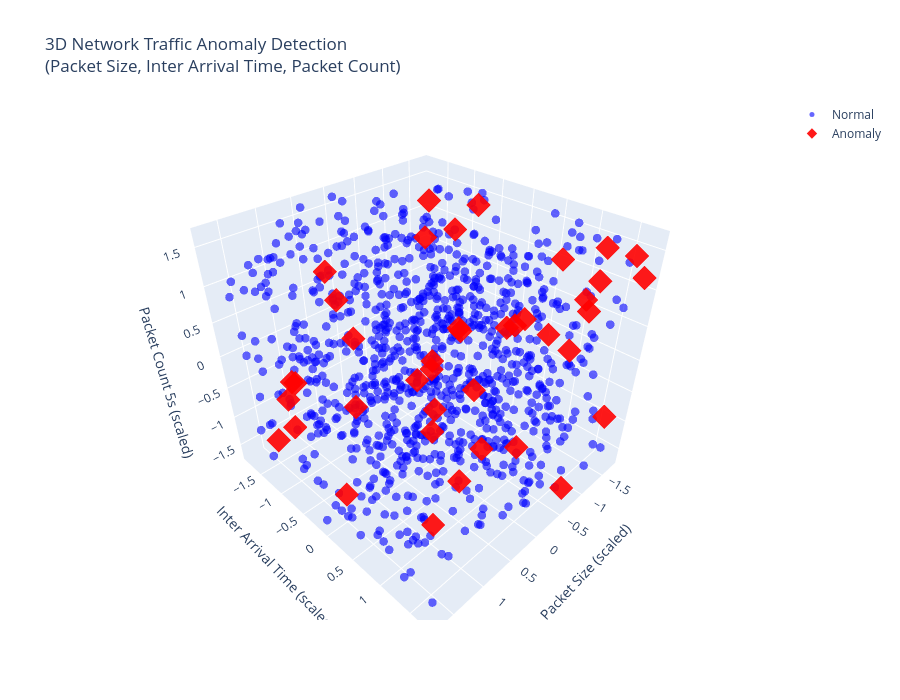

The cell this chart's notebook holds for it:
### Code cell
#4D visualization using 3D scatter plot with color as 4th dimension
import plotly.graph_objects as go
import numpy as np

# Separate normal and anomaly from scaled data
normal = scaled_df[scaled_df['anomaly'] == 1]
anomaly = scaled_df[scaled_df['anomaly'] == -1]

fig = go.Figure()

# Normal points
fig.add_trace(go.Scatter3d(
    x=normal['packet_size'],
    y=normal['inter_arrival_time'],
    z=normal['packet_count_5s'],
    mode='markers',
    name='Normal',
    marker=dict(
        size=5,
        color='blue',
        opacity=0.6
    )
))

# Anomaly points
fig.add_trace(go.Scatter3d(
    x=anomaly['packet_size'],
    y=anomaly['inter_arrival_time'],
    z=anomaly['packet_count_5s'],
    mode='markers',
    name='Anomaly',
    marker=dict(
        size=8,
        color='red',
        opacity=0.9,
        symbol='diamond'
    )
))

# Layout
fig.update_layout(
    title='3D Network Traffic Anomaly Detection<br>(Packet Size, Inter Arrival Time, Packet Count)',
    scene=dict(
        xaxis_title='Packet Size (scaled)',
        yaxis_title='Inter Arrival Time (scaled)',
        zaxis_title='Packet Count 5s (scaled)'
    ),
    width=900,
    height=700
)

fig.show()

### Figure 1 — Plotly figure (JSON) as saved in the notebook; plotly's stock layout.template omitted (floating-point values rounded to 4 significant figures; data arrays with more than 128 entries replaced by an {"elided": "..."} marker saying what was removed)
{"data": [{"marker": {"color": "blue", "opacity": 0.6, "size": 5}, "mode": "markers", "name": "Normal", "type": "scatter3d", "x": {"elided": "960 float values"}, "y": {"elided": "960 float values"}, "z": {"elided": "960 float values"}}, {"marker": {"color": "red", "opacity": 0.9, "size": 8, "symbol": "diamond"}, "mode": "markers", "name": "Anomaly", "type": "scatter3d", "x": [-1.55, -1.714, -1.496, 0.1239, 0.2055, -0.393, -0.6329, 0.05461, 1.655, -1.684, -0.8159, 0.2772, -1.676, 1.113, 1.462, -0.8159, -1.575, -0.8282, -1.046, 1.479, -1.709, -0.2075, 1.647, 1.034, -1.291, 1.113, -1.681, 1.086, 1.524, -1.199, -1.726, 0.2549, 1.145, 1.407, -1.103, -1.728, 1.464, -1.14, -1.654, 1.435], "y": [0.6661, 1.588, -1.474, 1.316, -1.375, -0.01073, 0.386, 0.5912, 0.6387, 1.616, 1.632, 1.536, -1.641, 1.142, -0.8398, 1.437, -0.5975, 1.533, 1.045, -0.8863, 1.194, -0.1854, 1.677, -0.6043, 0.1624, -1.64, -1.725, -0.3705, 0.07316, 1.482, 1.102, 1.582, 1.487, -1.173, -1.217, 1.726, 1.277, -0.3153, -1.037, -1.576], "z": [-0.02262, 1.391, -1.672, 1.156, -1.436, 1.627, -1.672, -1.672, 1.391, -0.9652, -1.672, 1.391, -1.672, -1.201, -0.02262, 0.4487, -1.672, 1.156, 1.391, -0.02262, 0.92, -1.436, 1.156, 1.391, -0.02262, -1.436, 1.156, 1.156, -1.201, 1.627, 0.4487, -0.2583, 1.627, -0.4939, 0.92, 1.156, 1.156, 1.627, -0.7296, -1.436]}], "layout": {"height": 700, "scene": {"xaxis": {"title": {"text": "Packet Size (scaled)"}}, "yaxis": {"title": {"text": "Inter Arrival Time (scaled)"}}, "zaxis": {"title": {"text": "Packet Count 5s (scaled)"}}}, "title": {"text": "3D Network Traffic Anomaly Detection<br>(Packet Size, Inter Arrival Time, Packet Count)"}, "width": 900}}
